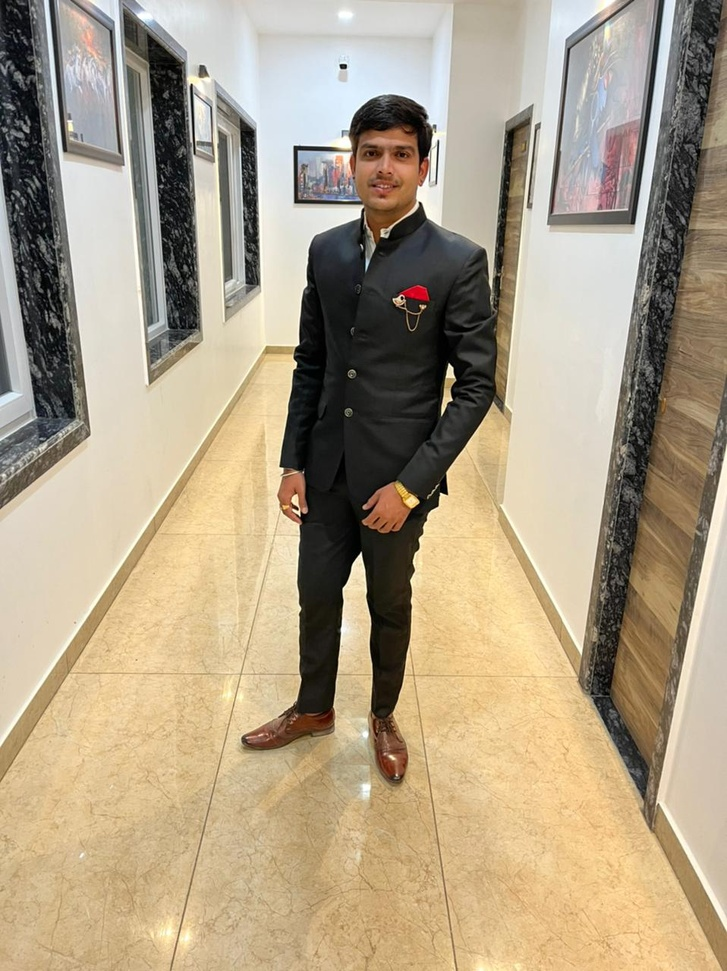
#> input picture satyam.jpg, 727 x 971 px, shrunk from 958 x 1280 before the run
$ python sketch.py
#> lines starting #> are read from the running program, lines starting #| are printed output that depends on the picture
''' image to pencil art
by Mr_Mystery check out our yt channel link in readme file
'''

import cv2        #importing opencv2
img = cv2.imread('satyam.jpg')     # reading the image       you can give the path of your image file here insted of image.jpg
#> img is the input picture: shape (971, 727, 3); mean B, G, R 134, 158.8, 173.6

#converting the image to pencil sketch
gray_image = cv2.cvtColor(img, cv2.COLOR_BGR2GRAY)
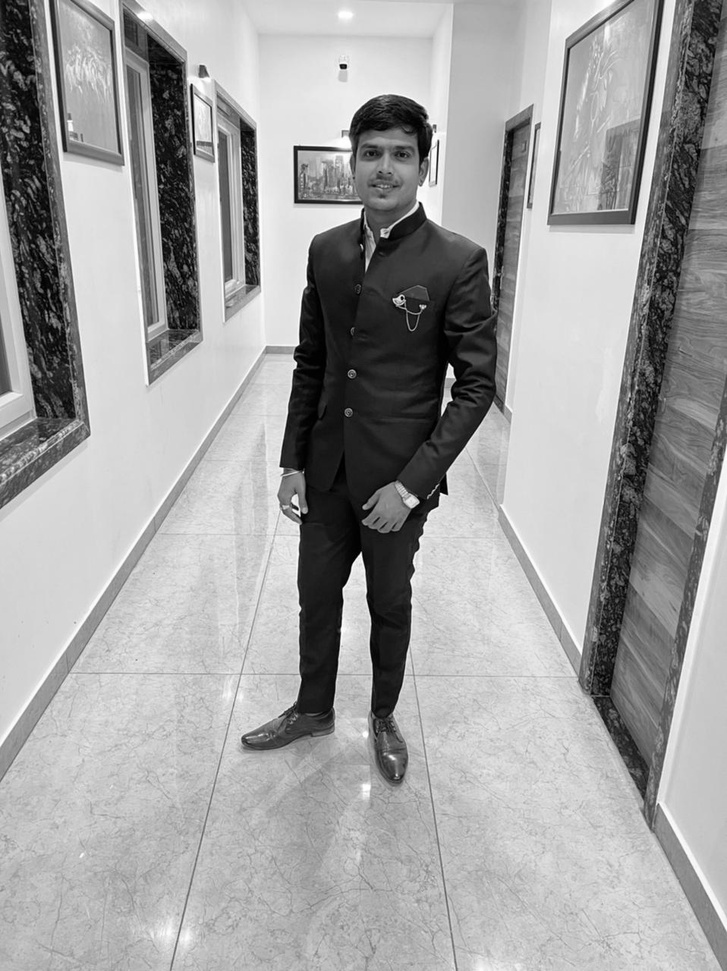
#> gray_image: shape (971, 727); min 0, max 255, mean 160.4
inverted_image = 255 - gray_image
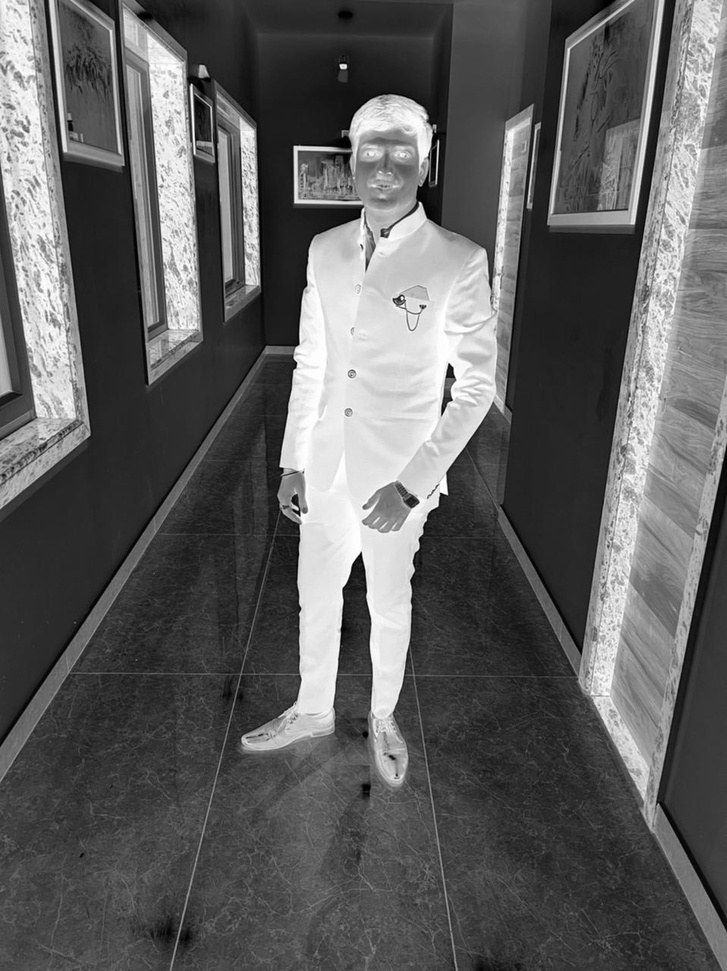
#> inverted_image: shape (971, 727); min 0, max 255, mean 94.6
blurred = cv2.GaussianBlur(inverted_image, (21, 21), 5)
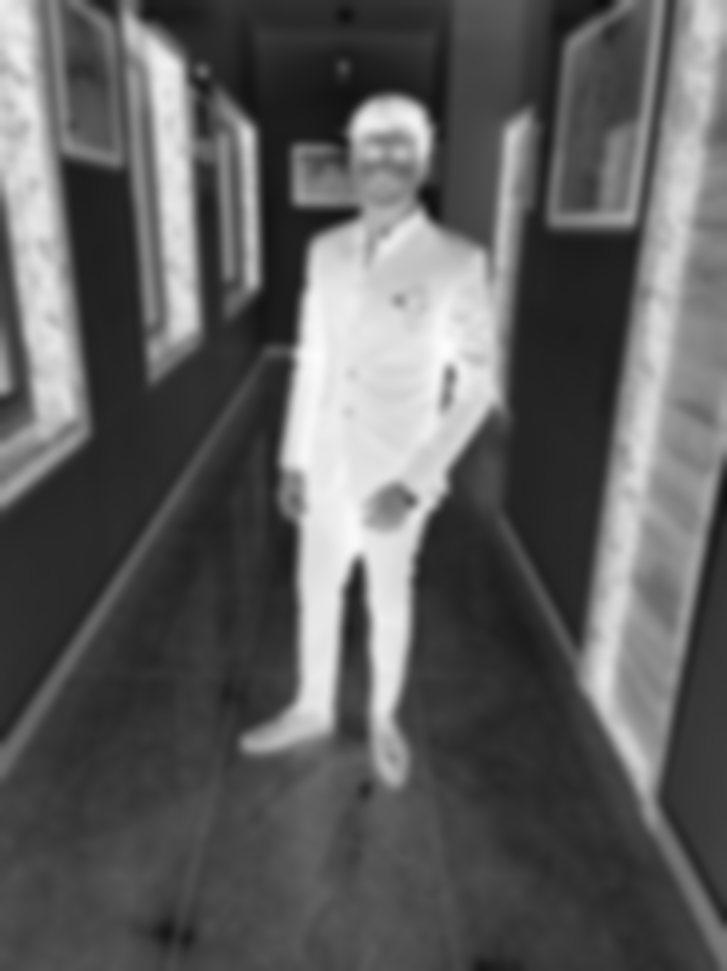
#> blurred: shape (971, 727); min 13, max 252, mean 94.6
inverted_blurred = 255 - blurred
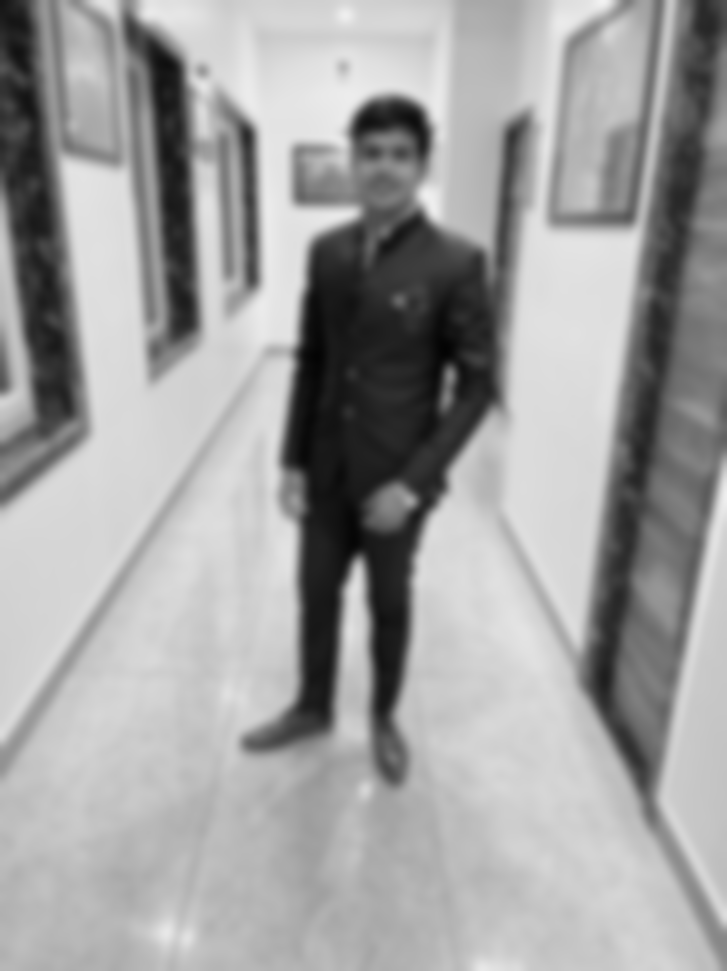
#> inverted_blurred: shape (971, 727); min 3, max 242, mean 160.4
pencil_sketch = cv2.divide(gray_image, inverted_blurred, scale=256.0)
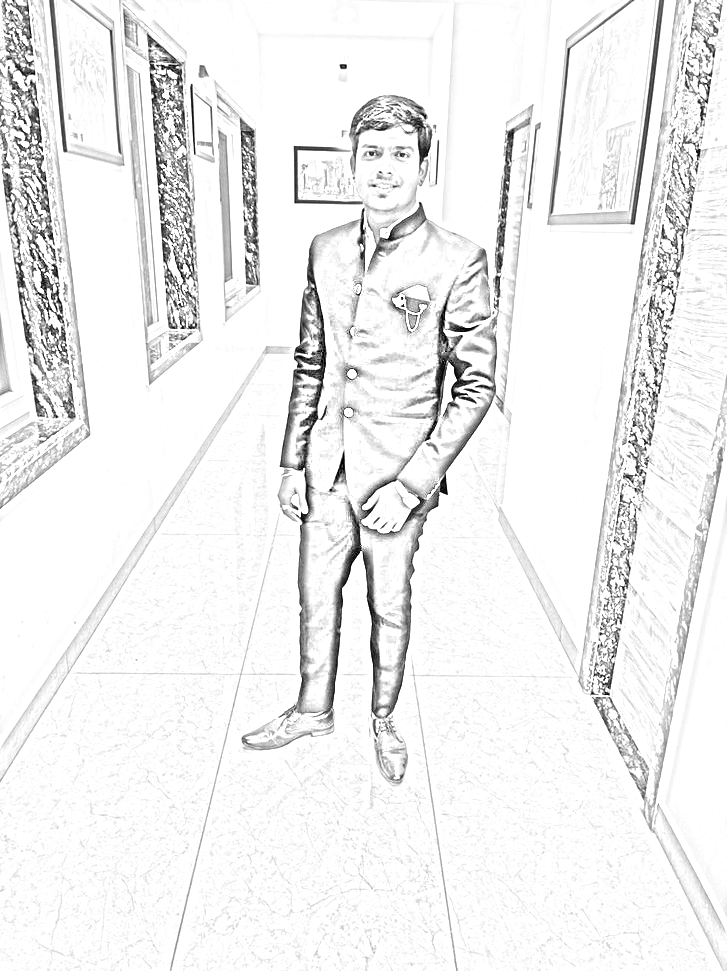
#> pencil_sketch: shape (971, 727); min 0, max 255, mean 239

#showing the result
cv2.imshow("original image", img)
cv2.imshow("pencil sketch", pencil_sketch)
cv2.waitKey(0)
